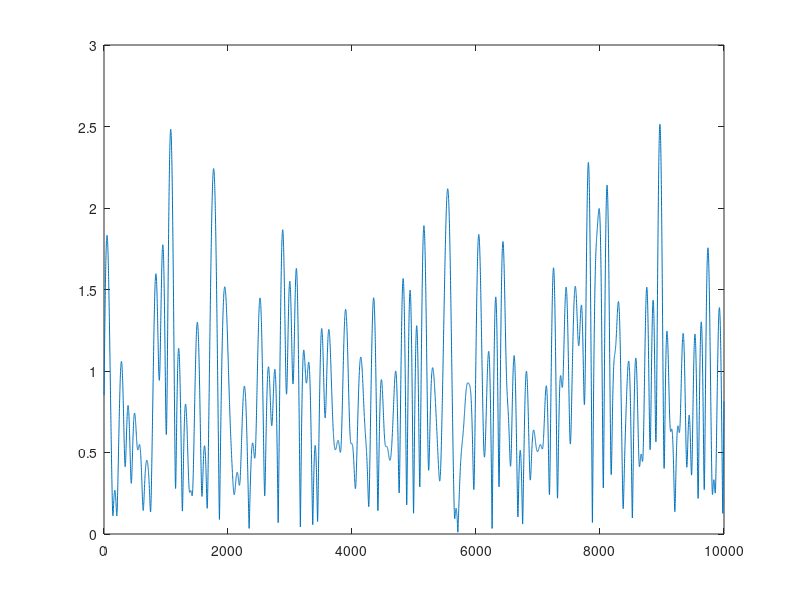

Write MATLAB code to recreate this figure. (Note: this script raises an error after producing the figure.)
%% Parameters
fc = 2e9; % carry frequency (Hz)
ts = 1e-4; % sample interval (s)
v = 25/3; % transmitter-receiver relative speed (m/s)
c = 3e8; % speed of light (m/s)
fd = v*fc/c; % maximum Doppler shift
Ns = 10000; % number of samples in simulation
x = (randn(Ns, 1) + sqrt(-1)*randn(Ns, 1))/sqrt(2); % Gaussian noise

%% The filter method
N = 1000; % the length of window 2*N+1
% window shape/@rectwin @hamming etc.
w = window(@rectwin,2*N+1);

%-----impulse response-----%
t = -N*ts:ts:N*ts; % make impulse response causal
Z = 2*pi*fd*abs(t)'; % argument of Bessel function
J = besselj(1/4,Z); % Bessel function of the first kind, order 1/4x
g = J./(abs(t)'.^(1/4));
g(N+1) = (pi*fd)^(1/4)/gamma(5/4);
g_hat = g.*w./sqrt(sum(abs(g.*w).^2)); % normalize impulse response

%-----channel gain-----%
c1 = conv(x,g_hat); % channel gain
c1 = c1(2*N+1:end); % discard samples due to filter transients

%% The spectrum method
fs = 1/ts; % sampling frequency
f_limit = floor(fd*Ns/fs); % |f| <= fd
f = 0:fs/Ns:f_limit*fs/Ns;
Sc = 1./(pi*fd*sqrt(1-(f/fd).^2)); % Doppler spectrum

%-----impulse response-----%
G = sqrt(Sc);

% for G_hat, when 0<f<fd G_hat(f) = G(f), when fs-fd<f<fs G_hat = G(f-fs)
G_hat = zeros(Ns,1);
G_hat(1:f_limit+1) = G(1:end);
G_hat(end-f_limit+1:end) = G(end:-1:2);

%-----channel gain-----%
X = x*sqrt(Ns)/std(G_hat); % make c2 have unit variance
c2 = ifft(G_hat.*X);

%% Simulation task
%-----fading envelope-----%
figure
% plot(abs(c1));hold on
plot(abs(c2));

%-----pdf-----%
figure
% ksdensity(abs(c1),'support','positive');hold on
ksdensity(abs(c2),'support','positive');hold on
xx = 0:0.01:4;
pf = raylpdf(xx,1/sqrt(2));
plot(xx,pf);

%-----cdf-----%
figure
% cdfplot(abs(c1));hold on
cdfplot(abs(c2));hold on
cf = raylcdf(xx,1/sqrt(2));
plot(xx,cf);

%-----autocorrelation-----%
tt = 0:ts:500*ts;
J_autocorr = besselj(0,2*pi*fd*tt);
% figure
% plot(0:1000,J_autocorr);
% figure
% subplot(2,1,1);
figure
autocorr(c1,500);hold on
plot(0:500,J_autocorr);
% subplot(2,1,2);
figure
autocorr(c2,500);hold on
plot(0:500,J_autocorr);

%-----psd-----%
figure
subplot(2,1,1);
periodogram(c1);
subplot(2,1,2);
periodogram(c2);
f = -fd:fd/Ns:fd;
Sc = 1./(pi*fd*sqrt(1-(f/fd).^2)); % Doppler spectrum
figure
plot(f,10*log10(Sc));

